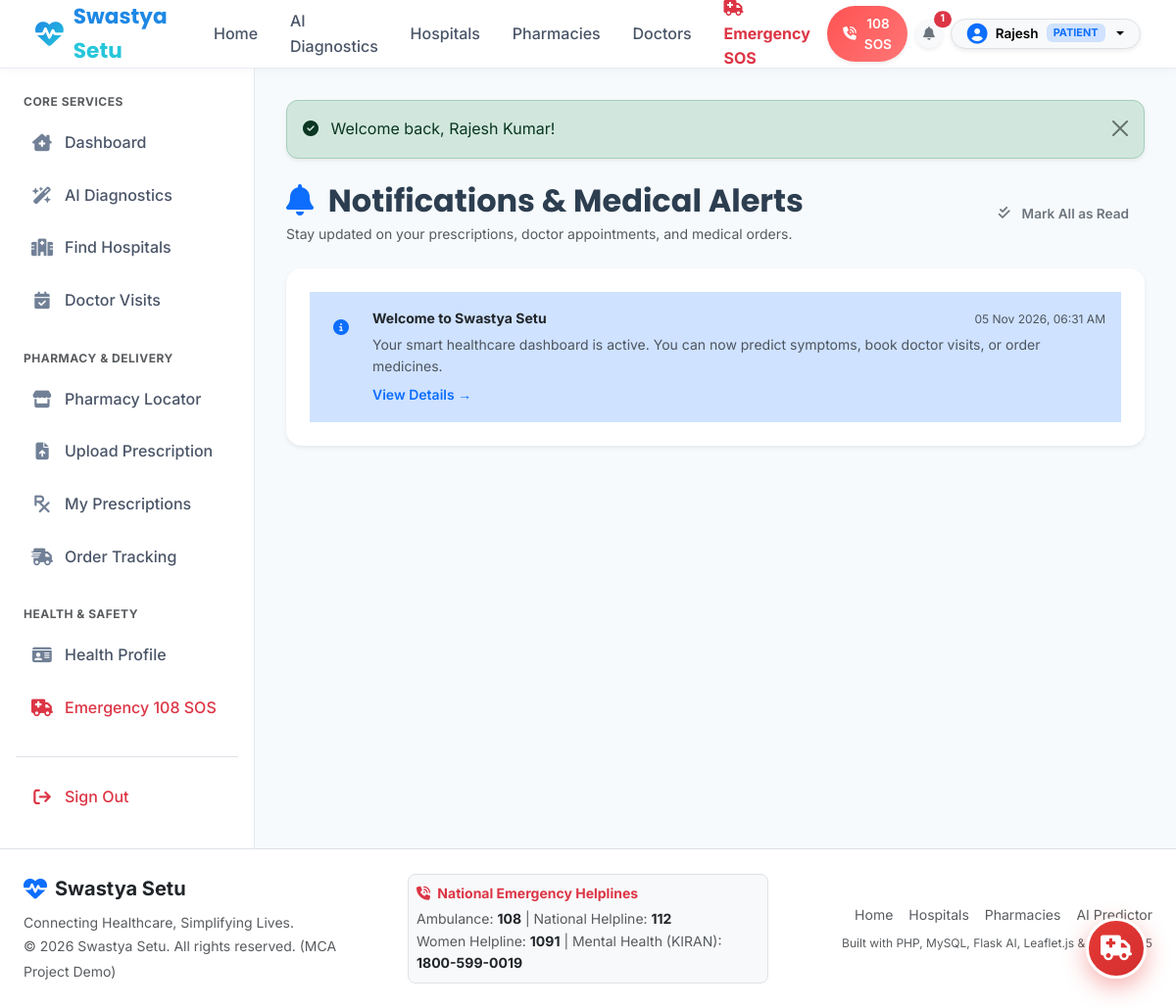
The app's page /user/notifications.php (signed in) with its own data.
### tables this page shows
CREATE TABLE IF NOT EXISTS `notifications` (
  `id` INT AUTO_INCREMENT PRIMARY KEY,
  `user_id` INT NOT NULL,
  `title` VARCHAR(200) NOT NULL,
  `message` TEXT NOT NULL,
  `link` VARCHAR(255) NULL,
  `is_read` TINYINT(1) NOT NULL DEFAULT 0,
  `created_at` TIMESTAMP DEFAULT CURRENT_TIMESTAMP,
  CONSTRAINT fk_notif_user FOREIGN KEY (`user_id`) REFERENCES `users`(`id`) ON DELETE CASCADE
);

### user/notifications.php (the view, shortened to what this page needs)
<?php
require_once __DIR__ . '/../includes/functions.php';
$user = currentUser();
$db = getDB();
$stmt = $db->prepare("SELECT * FROM notifications WHERE user_id = ? ORDER BY id DESC LIMIT 30");
$stmt->execute([$user['id']]);
$notifications = $stmt->fetchAll();
require_once __DIR__ . '/../includes/header.php';
?>
<div class="d-flex">
    <?php require_once __DIR__ . '/../includes/sidebar.php'; ?>
    <div class="content-wrapper">
        <div class="container-fluid p-0">
            <?= displayFlash() ?>
            <div class="d-flex flex-wrap justify-content-between align-items-center gap-3 mb-4">
                <div>
                    <h2 class="fw-bold mb-1"><i class="fa-solid fa-bell text-primary me-2"></i> Notifications & Medical Alerts</h2>
                    <p class="text-muted small mb-0">Stay updated on your prescriptions, doctor appointments, and medical orders.</p>
                </div>
                <?php if (!empty($notifications)): ?>
                    <a href="notifications.php?mark_all_read=1" class="btn btn-outline-secondary btn-sm rounded-pill px-3">
                        <i class="fa-solid fa-check-double me-1"></i> Mark All as Read
                    </a>
                <?php endif; ?>
            </div>
            <div class="card border-0 shadow-sm rounded-4">
                <div class="card-body p-0">
                    <?php if (empty($notifications)): ?>
                        <div class="text-center py-5 text-muted">
                            <i class="fa-solid fa-bell-slash fs-2 opacity-50 mb-2"></i>
                            <p>No notifications at this time.</p>
                        </div>
                    <?php else: ?>
                        <div class="list-group list-group-flush">
                            <?php foreach ($notifications as $n): ?>
                                <div class="list-group-item p-3 d-flex align-items-start gap-3 <?= !$n['is_read'] ? 'bg-primary-subtle bg-opacity-10' : '' ?>">
                                    <div class="p-2 rounded-circle bg-primary-subtle text-primary">
                                        <i class="fa-solid fa-circle-info"></i>
                                    </div>
                                    <div class="flex-grow-1">
                                        <div class="d-flex justify-content-between align-items-center mb-1">
                                            <strong class="text-dark small"><?= htmlspecialchars($n['title']) ?></strong>
                                            <small class="text-muted" style="font-size: 0.75rem;"><?= formatDate($n['created_at'], true) ?></small>
                                        </div>
                                        <p class="text-muted small mb-1"><?= htmlspecialchars($n['message']) ?></p>
                                        <?php if (!empty($n['link'])): ?>
                                            <a href="<?= BASE_URL ?>/<?= ltrim($n['link'], '/') ?>" class="small fw-semibold text-primary text-decoration-none">
                                                View Details &rarr;
                                            </a>
                                        <?php endif; ?>
                                    </div>
                                </div>
                            <?php endforeach; ?>
                        </div>
                    <?php endif; ?>
                </div>
            </div>
        </div>
    </div>
</div>
<?php require_once __DIR__ . '/../includes/footer.php'; ?>

### css/styles.css (style rules this page uses)
:root { --primary: #1E88E5; --primary-dark: #1565C0; --primary-light: #E3F2FD; --secondary: #42A5F5; --accent: #26C6DA; --accent-light: #E0F7FA; --bg: #F7FAFC; --card-bg: #FFFFFF; --text-main: #2C3E50; --text-muted: #7F8C8D; --text-light: #95A5A6; --border-color: #E2E8F0; --danger: #FF5252; --danger-light: #FFEBEE; --success: #2ECC71; --success-light: #E8F8F5; --warning: #F39C12; --warning-light: #FEF9E7; --font-heading: 'Poppins', sans-serif; --font-body: 'Inter', sans-serif; --shadow-sm: 0 2px 8px rgba(30, 136, 229, 0.06); --shadow-md: 0 8px 24px rgba(30, 136, 229, 0.1); --shadow-lg: 0 16px 36px rgba(0, 0, 0, 0.08); --shadow-glass: 0 8px 32px 0 rgba(31, 38, 135, 0.07); --radius-sm: 8px; --radius-md: 14px; --radius-lg: 20px; --radius-full: 9999px; --transition-fast: all 0.2s cubic-bezier(0.4, 0, 0.2, 1); --transition-normal: all 0.3s cubic-bezier(0.4, 0, 0.2, 1); }
* { margin: 0; padding: 0; box-sizing: border-box; }
html { scroll-behavior: smooth; }
body { font-family: var(--font-body); background-color: var(--bg); color: var(--text-main); line-height: 1.6; overflow-x: hidden; }
h1, h2, h3, h4, h5, h6 { font-family: var(--font-heading); font-weight: 600; color: var(--text-main); }
a { text-decoration: none; color: inherit; }
.btn { display: inline-flex; align-items: center; justify-content: center; gap: 8px; padding: 0.7rem 1.4rem; font-size: 0.95rem; font-weight: 600; border-radius: var(--radius-md); border: none; cursor: pointer; transition: var(--transition-fast); }
.btn-sm { padding: 0.4rem 0.9rem; font-size: 0.85rem; }
.card { background: var(--card-bg); border-radius: var(--radius-lg); padding: 1.5rem; border: 1px solid var(--border-color); box-shadow: var(--shadow-sm); transition: var(--transition-normal); }

### includes/header.php (style rules this page uses)
:root { --primary: #1E88E5; --primary-dark: #1565C0; --secondary: #42A5F5; --accent: #26C6DA; --bg-light: #F7FAFC; }
body { font-family: 'Inter', sans-serif; background-color: var(--bg-light); color: #2C3E50; min-height: 100vh; display: flex; flex-direction: column; }
h1, h2, h3, h4, h5, h6 { font-family: 'Poppins', sans-serif; }
.content-wrapper { flex: 1; padding: 2rem; overflow-y: auto; }

### records on screen
notifications: title "Welcome to Swastya Setu", created_at "05 Nov 2026, 06:31 AM", message "Your smart healthcare dashboard is active. You can now predict symptoms, book doctor visits, or order medicines."

### other values on screen
$unreadNotifCount "1"
explode(' ', $user['name'])[0] "Rajesh"
$user['role'] "PATIENT"
$f['message'] "Welcome back, Rajesh Kumar!"
APP_NAME "Swastya Setu"
APP_TAGLINE "Connecting Healthcare, Simplifying Lives."
